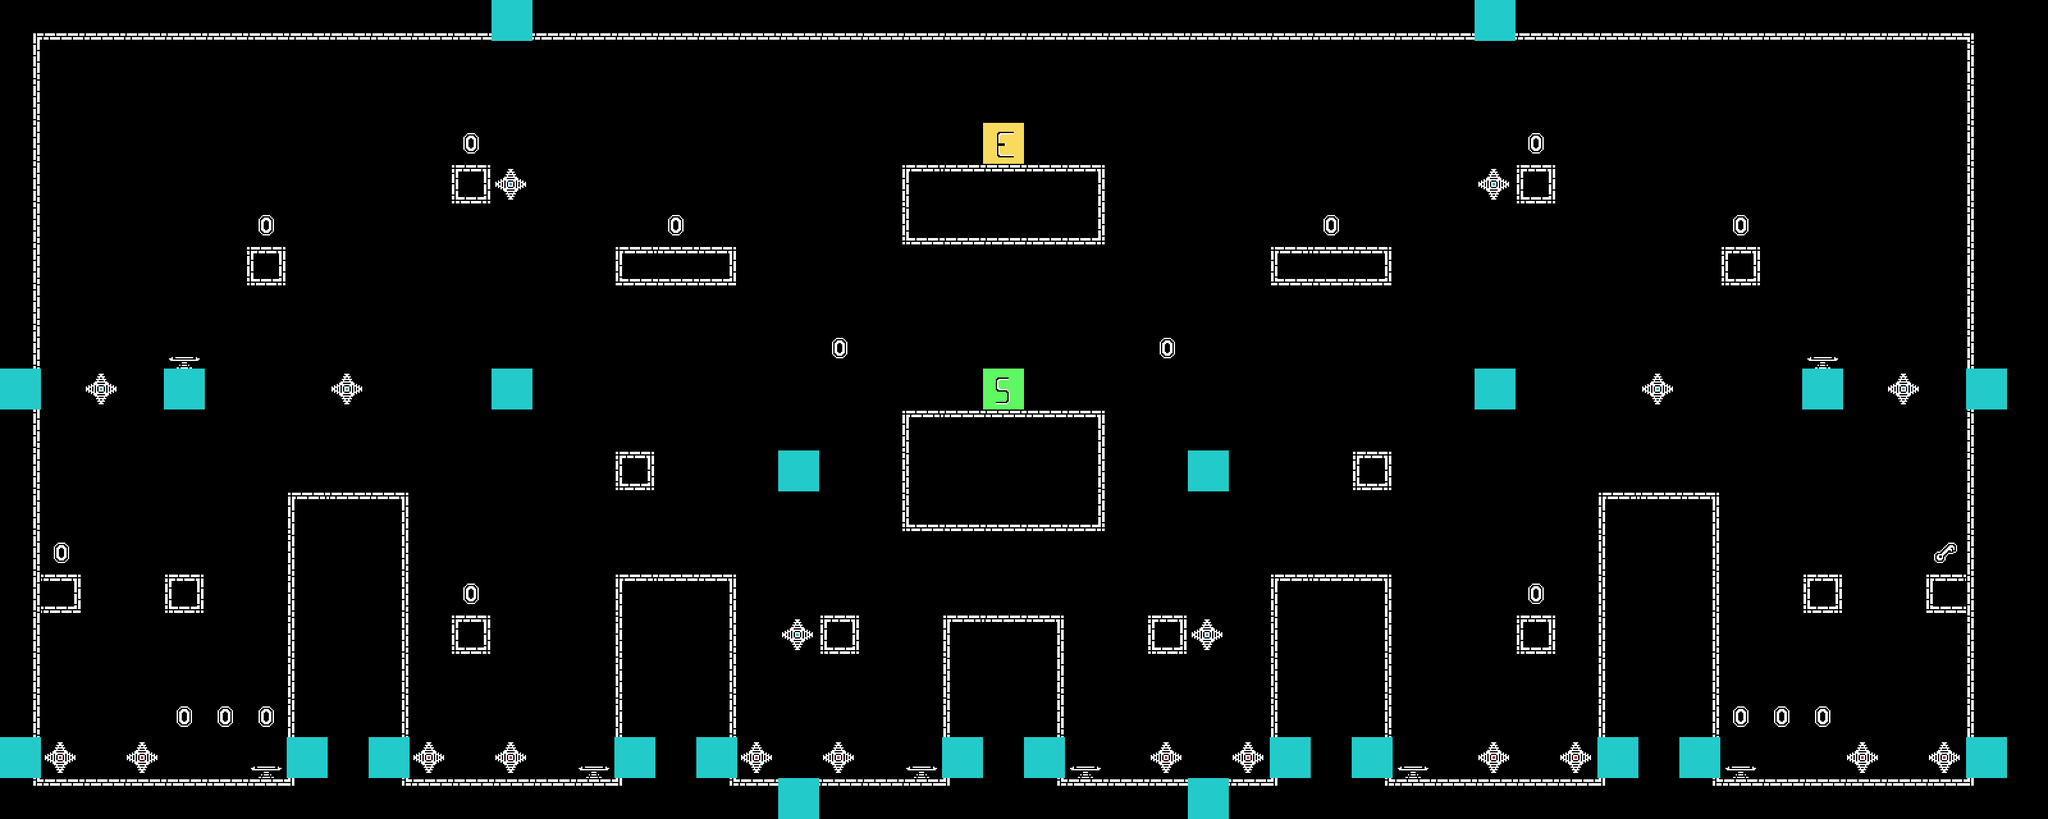

This is a level from a 2D game, rendered from its Tiled map with the project's own tilesets. A one-line summary and the map file follow, with tile-layer data summarised:
An orthogonal 50x20 tile map with 64x64 px tiles, 8 tile layers (terrain, jump_pads, constraints, torches, ...), 7 tilesets.

<map version="1.5" tiledversion="1.7.2" orientation="orthogonal" renderorder="right-down" width="50" height="20" tilewidth="64" tileheight="64" infinite="0" nextlayerid="9" nextobjectid="1">
 <editorsettings>
  <export target="../2/level_2.csv" format="csv" />
 </editorsettings>
 <tileset firstgid="1" source="../tilesets/terrain_tiles.tsx" />
 <tileset firstgid="22" source="../tilesets/coin_tile.tsx" />
 <tileset firstgid="23" source="../tilesets/player_tiles.tsx" />
 <tileset firstgid="25" source="../tilesets/spike_setup.tsx" />
 <tileset firstgid="28" source="../tilesets/key_setup.tsx" />
 <tileset firstgid="29" source="../tilesets/torche_setup.tsx" />
 <tileset firstgid="30" source="../tilesets/pad_setup.tsx" />
 <layer id="1" name="terrain" width="50" height="20">
  <data>[1000 cells, 289 non-empty, 17 distinct tile ids]</data>
 </layer>
 <layer id="8" name="jump_pads" width="50" height="20">
  <data>[1000 cells, 8 non-empty, 1 distinct tile ids]</data>
 </layer>
 <layer id="5" name="constraints" width="50" height="20">
  <data>[1000 cells, 24 non-empty, 1 distinct tile ids]</data>
 </layer>
 <layer id="7" name="torches" width="50" height="20">
  <data>[1000 cells, 0 non-empty, 0 distinct tile ids]</data>
 </layer>
 <layer id="4" name="spikes" width="50" height="20">
  <data>[1000 cells, 20 non-empty, 2 distinct tile ids]</data>
 </layer>
 <layer id="6" name="keys" width="50" height="20">
  <data>[1000 cells, 1 non-empty, 1 distinct tile ids]</data>
 </layer>
 <layer id="2" name="coins" width="50" height="20">
  <data>[1000 cells, 17 non-empty, 1 distinct tile ids]</data>
 </layer>
 <layer id="3" name="player" width="50" height="20">
  <data>[1000 cells, 2 non-empty, 2 distinct tile ids]</data>
 </layer>
</map>
